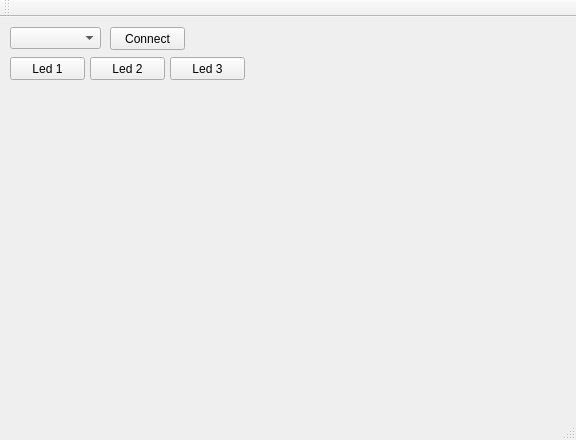
<?xml version="1.0" encoding="UTF-8"?>
<ui version="4.0">
 <class>MainWindow</class>
 <widget class="QMainWindow" name="MainWindow">
  <property name="geometry">
   <rect>
    <x>0</x>
    <y>0</y>
    <width>576</width>
    <height>440</height>
   </rect>
  </property>
  <property name="windowTitle">
   <string>MainWindow</string>
  </property>
  <widget class="QWidget" name="centralWidget">
   <widget class="QPushButton" name="btnLed2">
    <property name="geometry">
     <rect>
      <x>90</x>
      <y>40</y>
      <width>75</width>
      <height>23</height>
     </rect>
    </property>
    <property name="text">
     <string>Led 2</string>
    </property>
   </widget>
   <widget class="QComboBox" name="cmbComPorten">
    <property name="geometry">
     <rect>
      <x>10</x>
      <y>10</y>
      <width>91</width>
      <height>22</height>
     </rect>
    </property>
   </widget>
   <widget class="QPushButton" name="btnConnect">
    <property name="geometry">
     <rect>
      <x>110</x>
      <y>10</y>
      <width>75</width>
      <height>23</height>
     </rect>
    </property>
    <property name="text">
     <string>Connect</string>
    </property>
   </widget>
   <widget class="QPushButton" name="btnLed3">
    <property name="geometry">
     <rect>
      <x>170</x>
      <y>40</y>
      <width>75</width>
      <height>23</height>
     </rect>
    </property>
    <property name="text">
     <string>Led 3</string>
    </property>
   </widget>
   <widget class="QPushButton" name="btnLed1">
    <property name="geometry">
     <rect>
      <x>10</x>
      <y>40</y>
      <width>75</width>
      <height>23</height>
     </rect>
    </property>
    <property name="text">
     <string>Led 1</string>
    </property>
   </widget>
  </widget>
  <widget class="QMenuBar" name="menuBar">
   <property name="geometry">
    <rect>
     <x>0</x>
     <y>0</y>
     <width>576</width>
     <height>21</height>
    </rect>
   </property>
  </widget>
  <widget class="QToolBar" name="mainToolBar">
   <attribute name="toolBarArea">
    <enum>TopToolBarArea</enum>
   </attribute>
   <attribute name="toolBarBreak">
    <bool>false</bool>
   </attribute>
  </widget>
  <widget class="QStatusBar" name="statusBar"/>
 </widget>
 <layoutdefault spacing="6" margin="11"/>
 <resources/>
 <connections/>
</ui>
